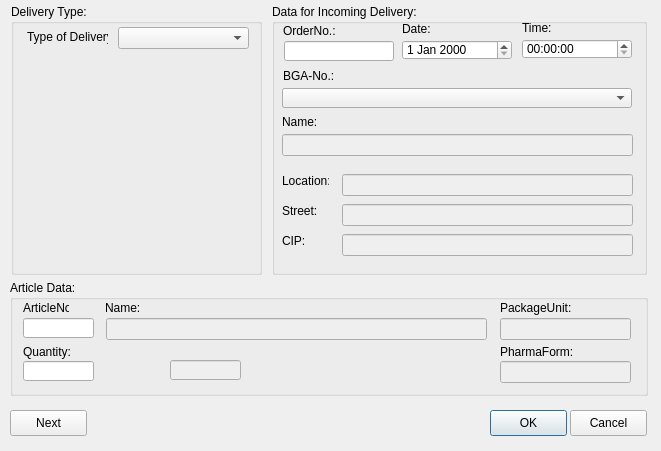
<?xml version="1.0" encoding="UTF-8"?>
<ui version="4.0">
 <class>IncomingReturnGoodsClass</class>
 <widget class="QDialog" name="IncomingReturnGoodsClass">
  <property name="geometry">
   <rect>
    <x>0</x>
    <y>0</y>
    <width>661</width>
    <height>451</height>
   </rect>
  </property>
  <property name="windowTitle">
   <string>NA02 IncomingReturnGoodsVC</string>
  </property>
  <widget class="QPushButton" name="btnClose">
   <property name="geometry">
    <rect>
     <x>490</x>
     <y>410</y>
     <width>77</width>
     <height>26</height>
    </rect>
   </property>
   <property name="whatsThis">
    <string>Recordset is saved with abandoning the dialog afterwards.</string>
   </property>
   <property name="text">
    <string>OK</string>
   </property>
  </widget>
  <widget class="QPushButton" name="btnNext">
   <property name="geometry">
    <rect>
     <x>10</x>
     <y>410</y>
     <width>77</width>
     <height>26</height>
    </rect>
   </property>
   <property name="whatsThis">
    <string>Recordset is saved. Afterwards the dialog will be set back to record new ones.</string>
   </property>
   <property name="text">
    <string>Next</string>
   </property>
  </widget>
  <widget class="QPushButton" name="btnCancel">
   <property name="geometry">
    <rect>
     <x>570</x>
     <y>410</y>
     <width>77</width>
     <height>26</height>
    </rect>
   </property>
   <property name="whatsThis">
    <string>Closes the dialog without saving.</string>
   </property>
   <property name="text">
    <string>Cancel</string>
   </property>
   <property name="autoDefault">
    <bool>true</bool>
   </property>
  </widget>
  <widget class="QGroupBox" name="grp_articleData">
   <property name="geometry">
    <rect>
     <x>10</x>
     <y>280</y>
     <width>638</width>
     <height>116</height>
    </rect>
   </property>
   <property name="title">
    <string>Article Data:</string>
   </property>
   <widget class="QLineEdit" name="articlecode">
    <property name="geometry">
     <rect>
      <x>13</x>
      <y>38</y>
      <width>71</width>
      <height>20</height>
     </rect>
    </property>
   </widget>
   <widget class="QLineEdit" name="articlename">
    <property name="enabled">
     <bool>false</bool>
    </property>
    <property name="geometry">
     <rect>
      <x>96</x>
      <y>38</y>
      <width>381</width>
      <height>22</height>
     </rect>
    </property>
   </widget>
   <widget class="QLineEdit" name="qtytransaction">
    <property name="geometry">
     <rect>
      <x>13</x>
      <y>81</y>
      <width>71</width>
      <height>20</height>
     </rect>
    </property>
   </widget>
   <widget class="QLineEdit" name="pharmaform">
    <property name="enabled">
     <bool>false</bool>
    </property>
    <property name="geometry">
     <rect>
      <x>490</x>
      <y>81</y>
      <width>131</width>
      <height>22</height>
     </rect>
    </property>
   </widget>
   <widget class="QLabel" name="lb_articlename">
    <property name="geometry">
     <rect>
      <x>95</x>
      <y>20</y>
      <width>51</width>
      <height>16</height>
     </rect>
    </property>
    <property name="text">
     <string>Name:</string>
    </property>
   </widget>
   <widget class="QLabel" name="lb_qtytransaction">
    <property name="geometry">
     <rect>
      <x>13</x>
      <y>64</y>
      <width>51</width>
      <height>16</height>
     </rect>
    </property>
    <property name="text">
     <string>Quantity:</string>
    </property>
   </widget>
   <widget class="QLabel" name="lb_packegeunit">
    <property name="geometry">
     <rect>
      <x>490</x>
      <y>20</y>
      <width>91</width>
      <height>16</height>
     </rect>
    </property>
    <property name="text">
     <string>PackageUnit:</string>
    </property>
   </widget>
   <widget class="QLabel" name="lb_pharmaform">
    <property name="geometry">
     <rect>
      <x>490</x>
      <y>64</y>
      <width>111</width>
      <height>16</height>
     </rect>
    </property>
    <property name="text">
     <string>PharmaForm:</string>
    </property>
   </widget>
   <widget class="QLabel" name="lb_articleno">
    <property name="geometry">
     <rect>
      <x>13</x>
      <y>20</y>
      <width>46</width>
      <height>16</height>
     </rect>
    </property>
    <property name="text">
     <string>ArticleNo.:</string>
    </property>
   </widget>
   <widget class="QLineEdit" name="packageunit">
    <property name="enabled">
     <bool>false</bool>
    </property>
    <property name="geometry">
     <rect>
      <x>490</x>
      <y>38</y>
      <width>131</width>
      <height>22</height>
     </rect>
    </property>
   </widget>
   <widget class="QLineEdit" name="articleno">
    <property name="enabled">
     <bool>false</bool>
    </property>
    <property name="geometry">
     <rect>
      <x>160</x>
      <y>80</y>
      <width>71</width>
      <height>20</height>
     </rect>
    </property>
    <property name="mouseTracking">
     <bool>false</bool>
    </property>
    <property name="focusPolicy">
     <enum>Qt::NoFocus</enum>
    </property>
    <property name="contextMenuPolicy">
     <enum>Qt::NoContextMenu</enum>
    </property>
    <property name="acceptDrops">
     <bool>false</bool>
    </property>
   </widget>
  </widget>
  <widget class="QGroupBox" name="grp_transactiontype">
   <property name="geometry">
    <rect>
     <x>11</x>
     <y>4</y>
     <width>251</width>
     <height>271</height>
    </rect>
   </property>
   <property name="title">
    <string>Delivery Type:</string>
   </property>
   <widget class="QLabel" name="lb_transactiontype">
    <property name="geometry">
     <rect>
      <x>16</x>
      <y>26</y>
      <width>81</width>
      <height>14</height>
     </rect>
    </property>
    <property name="text">
     <string>Type of Delivery:</string>
    </property>
   </widget>
   <widget class="QComboBox" name="cb_transactiontype">
    <property name="geometry">
     <rect>
      <x>107</x>
      <y>23</y>
      <width>131</width>
      <height>22</height>
     </rect>
    </property>
    <property name="whatsThis">
     <string>Possibility to choose one of the given items.</string>
    </property>
   </widget>
  </widget>
  <widget class="QGroupBox" name="grp_incomingGoodsData">
   <property name="geometry">
    <rect>
     <x>272</x>
     <y>4</y>
     <width>375</width>
     <height>271</height>
    </rect>
   </property>
   <property name="title">
    <string>Data for Incoming Delivery:</string>
   </property>
   <widget class="QDateEdit" name="transactiondate">
    <property name="geometry">
     <rect>
      <x>130</x>
      <y>36</y>
      <width>110</width>
      <height>20</height>
     </rect>
    </property>
   </widget>
   <widget class="QTimeEdit" name="transactiontime">
    <property name="geometry">
     <rect>
      <x>250</x>
      <y>35</y>
      <width>110</width>
      <height>20</height>
     </rect>
    </property>
   </widget>
   <widget class="QLabel" name="lb_transactiondate">
    <property name="geometry">
     <rect>
      <x>130</x>
      <y>17</y>
      <width>61</width>
      <height>16</height>
     </rect>
    </property>
    <property name="text">
     <string>Date:</string>
    </property>
   </widget>
   <widget class="QLabel" name="lb_transactiontime">
    <property name="geometry">
     <rect>
      <x>250</x>
      <y>16</y>
      <width>71</width>
      <height>16</height>
     </rect>
    </property>
    <property name="text">
     <string>Time:</string>
    </property>
   </widget>
   <widget class="QLabel" name="lb_customersupplierno">
    <property name="geometry">
     <rect>
      <x>11</x>
      <y>64</y>
      <width>71</width>
      <height>16</height>
     </rect>
    </property>
    <property name="text">
     <string>BGA-No.:</string>
    </property>
   </widget>
   <widget class="QLabel" name="lb_purchaseorderno">
    <property name="geometry">
     <rect>
      <x>11</x>
      <y>19</y>
      <width>71</width>
      <height>16</height>
     </rect>
    </property>
    <property name="text">
     <string>OrderNo.:</string>
    </property>
   </widget>
   <widget class="QLineEdit" name="customersupplierno">
    <property name="geometry">
     <rect>
      <x>10</x>
      <y>84</y>
      <width>113</width>
      <height>20</height>
     </rect>
    </property>
    <property name="whatsThis">
     <string>Put in a customer no (type of delivery: return) or a supplier no (type of dilivery: incoming goods).</string>
    </property>
   </widget>
   <widget class="QLineEdit" name="purchaseorderno">
    <property name="geometry">
     <rect>
      <x>12</x>
      <y>37</y>
      <width>110</width>
      <height>20</height>
     </rect>
    </property>
    <property name="whatsThis">
     <string>Order no represents the returns or the incoming goods that don't depend on the selected type of delivery.</string>
    </property>
   </widget>
   <widget class="MultiComboBox" name="cb_customersupplierno">
    <property name="geometry">
     <rect>
      <x>10</x>
      <y>84</y>
      <width>350</width>
      <height>20</height>
     </rect>
    </property>
    <property name="whatsThis">
     <string>Put in a customer no (type of delivery: return) or a supplier no (type of delivery: incoming goods).</string>
    </property>
   </widget>
   <widget class="QLabel" name="lb_customersuppliername">
    <property name="geometry">
     <rect>
      <x>10</x>
      <y>110</y>
      <width>71</width>
      <height>16</height>
     </rect>
    </property>
    <property name="text">
     <string>Name:</string>
    </property>
   </widget>
   <widget class="QLabel" name="lb_customersupplierlocation">
    <property name="geometry">
     <rect>
      <x>10</x>
      <y>170</y>
      <width>47</width>
      <height>14</height>
     </rect>
    </property>
    <property name="text">
     <string>Location:</string>
    </property>
   </widget>
   <widget class="QLineEdit" name="customersuppliername">
    <property name="enabled">
     <bool>false</bool>
    </property>
    <property name="geometry">
     <rect>
      <x>10</x>
      <y>130</y>
      <width>351</width>
      <height>22</height>
     </rect>
    </property>
   </widget>
   <widget class="QLineEdit" name="customersupplierlocation">
    <property name="enabled">
     <bool>false</bool>
    </property>
    <property name="geometry">
     <rect>
      <x>70</x>
      <y>170</y>
      <width>291</width>
      <height>22</height>
     </rect>
    </property>
   </widget>
   <widget class="QLineEdit" name="customersupplierstreet">
    <property name="enabled">
     <bool>false</bool>
    </property>
    <property name="geometry">
     <rect>
      <x>70</x>
      <y>200</y>
      <width>291</width>
      <height>22</height>
     </rect>
    </property>
   </widget>
   <widget class="QLabel" name="lb_customersupplierstreet">
    <property name="geometry">
     <rect>
      <x>10</x>
      <y>200</y>
      <width>47</width>
      <height>14</height>
     </rect>
    </property>
    <property name="text">
     <string>Street:</string>
    </property>
   </widget>
   <widget class="QLineEdit" name="customersuppliercip">
    <property name="enabled">
     <bool>false</bool>
    </property>
    <property name="geometry">
     <rect>
      <x>70</x>
      <y>230</y>
      <width>291</width>
      <height>22</height>
     </rect>
    </property>
   </widget>
   <widget class="QLabel" name="lb_customersuppliercip">
    <property name="geometry">
     <rect>
      <x>10</x>
      <y>230</y>
      <width>47</width>
      <height>14</height>
     </rect>
    </property>
    <property name="text">
     <string>CIP:</string>
    </property>
   </widget>
  </widget>
 </widget>
 <layoutdefault spacing="6" margin="11"/>
 <customwidgets>
  <customwidget>
   <class>MultiComboBox</class>
   <extends>QComboBox</extends>
   <header>libbasarqtwidget_multicombobox.h</header>
  </customwidget>
 </customwidgets>
 <tabstops>
  <tabstop>cb_transactiontype</tabstop>
  <tabstop>purchaseorderno</tabstop>
  <tabstop>transactiondate</tabstop>
  <tabstop>transactiontime</tabstop>
  <tabstop>customersupplierno</tabstop>
  <tabstop>cb_customersupplierno</tabstop>
  <tabstop>articlecode</tabstop>
  <tabstop>qtytransaction</tabstop>
  <tabstop>btnClose</tabstop>
  <tabstop>btnCancel</tabstop>
  <tabstop>btnNext</tabstop>
  <tabstop>pharmaform</tabstop>
  <tabstop>customersuppliername</tabstop>
  <tabstop>articlename</tabstop>
  <tabstop>packageunit</tabstop>
 </tabstops>
 <resources/>
 <connections/>
</ui>
